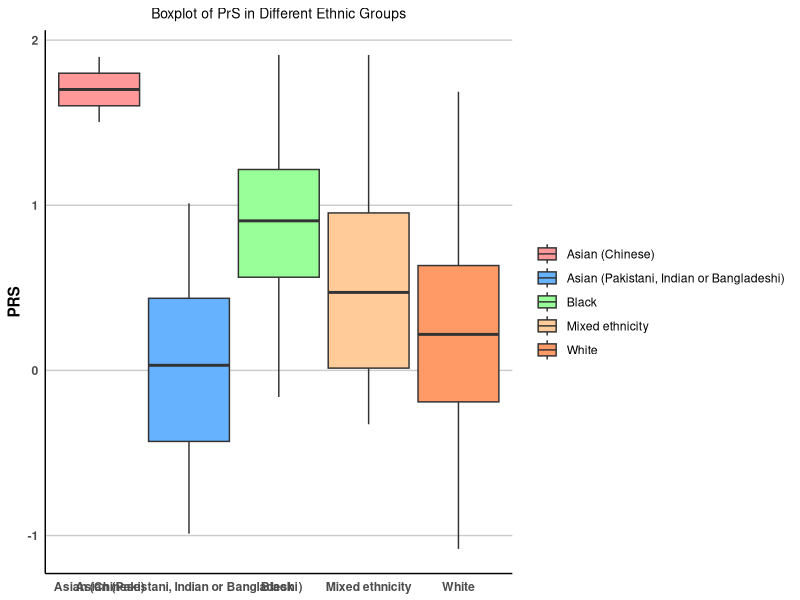

The R script that drew this image: (Note: this script raises an error after producing the figure.)
rm(list=ls())


library(ggplot2)
library(dplyr)
library(tidyr)

ethnic_data <- data.frame(
  Group = c("Asian (Chinese)",
            "Asian (Pakistani, Indian or Bangladeshi)",
            "Black ",
            "Mixed ethnicity",
            "White"),
  Min = c(1.50387028, -0.98870955, -0.16086967, -0.32617013, -1.08050809),
  Q1 = c(1.60251569, -0.42998093, 0.56441700, 0.01394916, -0.19053219),
  Median = c(1.70116109, 0.03118129, 0.90582904, 0.47247199, 0.21823884),
  Mean = c(1.70116109, 0.02621116, 0.91033954, 0.58913146, 0.22009505),
  Q3 = c(1.79980650, 0.43665343, 1.21671369, 0.95365527, 0.63511868),
  Max = c(1.89845190, 1.01185820, 1.91047582, 1.91055126, 1.68756896)
)

# 创建箱线图
boxplot <- ggplot(ethnic_data, aes(x = Group, fill = Group)) +
  geom_boxplot(aes(ymin = Min, lower = Q1, middle = Median, upper = Q3, ymax = Max),
               stat = "identity") +
  scale_fill_manual(values = c("#FF9999", "#66B2FF", "#99FF99", "#FFCC99", "#FF9966")) + # 自定义颜色
  theme_minimal() +
  theme(
    plot.title = element_text(hjust = 0.5, size = 10), 
    axis.text.y = element_text(face = "bold"), 
    axis.text.x = element_text(face = "bold", angle = 0, hjust = 0.5, vjust = 0.5),  # x轴标签居中
    axis.title.x = element_blank(), 
    axis.title.y = element_text(face = "bold"), 
    legend.title = element_blank(),
    panel.background = element_rect(fill = "white", color = NA), 
    plot.background = element_rect(fill = "white", color = NA),
    panel.grid.major.x = element_blank(), # 隐藏纵向的网格线
    panel.grid.minor.x = element_blank(), # 隐藏次纵向的网格线
    panel.grid.major.y = element_line(color = "grey80"), # 添加水平网格线
    panel.grid.minor.y = element_blank(), # 隐藏次水平网格线
    axis.line = element_line(color = "black") # 显示轴线
  ) +
  labs(title = "Boxplot of PrS in Different Ethnic Groups", 
       x = "Ethnic Group", 
       y = "PRS") +
  coord_cartesian(clip = "off")  # 保持竖直方向

ggsave(filename = "result/PRS_vs_ethnic.png", plot = boxplot, width = 13, height = 8, dpi = 300)
